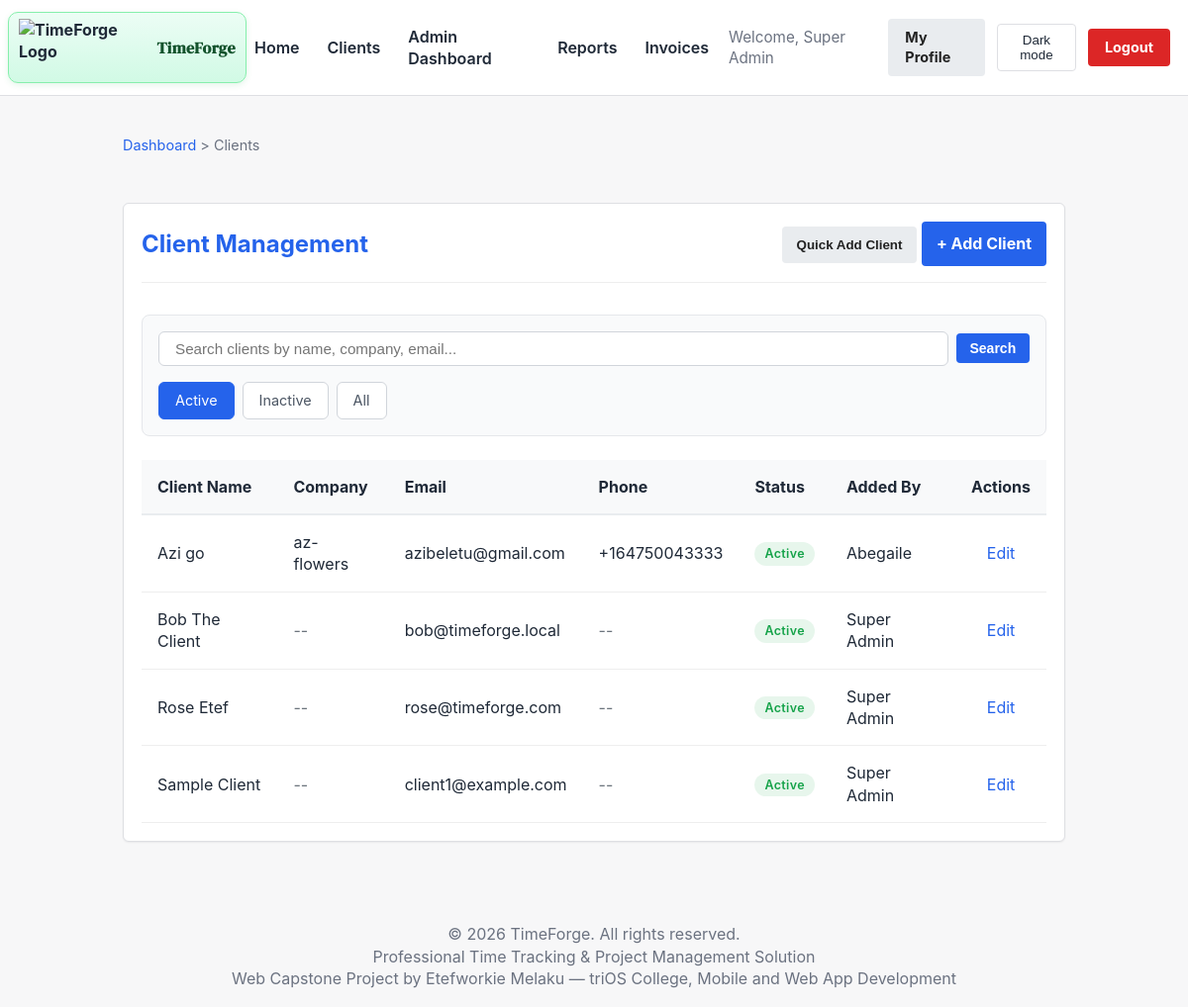
The page /clients.php (signed in) on the database its author committed.
### tables this page shows
CREATE TABLE `clients` (
  `id` int(11) NOT NULL AUTO_INCREMENT,
  `company_id` int(11) DEFAULT NULL,
  `client_name` varchar(100) NOT NULL,
  `company_name` varchar(100) DEFAULT NULL,
  `email` varchar(100) NOT NULL,
  `phone` varchar(20) DEFAULT NULL,
  `address` text DEFAULT NULL,
  `user_id` int(11) DEFAULT NULL,
  `created_by` int(11) NOT NULL,
  `created_at` timestamp NOT NULL DEFAULT current_timestamp(),
  `updated_at` timestamp NOT NULL DEFAULT current_timestamp() ON UPDATE current_timestamp(),
  `is_active` tinyint(1) DEFAULT 1,
  PRIMARY KEY (`id`),
  UNIQUE KEY `email` (`email`),
  KEY `user_id` (`user_id`),
  KEY `created_by` (`created_by`),
  KEY `is_active` (`is_active`),
  KEY `clients_company_id` (`company_id`),
  CONSTRAINT `clients_fk_company` FOREIGN KEY (`company_id`) REFERENCES `companies` (`id`) ON DELETE CASCADE,
  CONSTRAINT `clients_ibfk_1` FOREIGN KEY (`user_id`) REFERENCES `users` (`id`) ON DELETE SET NULL,
  CONSTRAINT `clients_ibfk_2` FOREIGN KEY (`created_by`) REFERENCES `users` (`id`) ON DELETE CASCADE
);

CREATE TABLE `users` (
  `id` int(11) NOT NULL AUTO_INCREMENT,
  `company_id` int(11) DEFAULT NULL,
  `username` varchar(50) NOT NULL,
  `email` varchar(100) NOT NULL,
  `password` varchar(255) NOT NULL,
  `role` enum('admin','freelancer','client') NOT NULL DEFAULT 'freelancer',
  `full_name` varchar(100) NOT NULL,
  `company_name` varchar(150) DEFAULT NULL,
  `business_tagline` varchar(200) DEFAULT NULL,
  `company_logo` varchar(255) DEFAULT NULL,
  `is_active` tinyint(1) DEFAULT 1,
  `last_login` datetime DEFAULT NULL,
  `last_active_at` datetime DEFAULT NULL,
  `current_project_id` int(11) DEFAULT NULL,
  `password_reset_token` varchar(255) DEFAULT NULL,
  `password_reset_expires` datetime DEFAULT NULL,
  `created_at` timestamp NOT NULL DEFAULT current_timestamp(),
  `updated_at` timestamp NOT NULL DEFAULT current_timestamp() ON UPDATE current_timestamp(),
  PRIMARY KEY (`id`),
  UNIQUE KEY `username` (`username`),
  UNIQUE KEY `email` (`email`),
  KEY `users_fk_current_project` (`current_project_id`),
  KEY `company_id` (`company_id`),
  CONSTRAINT `users_fk_company` FOREIGN KEY (`company_id`) REFERENCES `companies` (`id`) ON DELETE SET NULL,
  CONSTRAINT `users_fk_current_project` FOREIGN KEY (`current_project_id`) REFERENCES `projects` (`id`) ON DELETE SET NULL
);

### clients.php (the view, shortened to what this page needs)
<?php
require_once __DIR__ . '/db.php';
$user_role = $_SESSION['role'];
$status_filter = $_GET['status'] ?? 'active';
$search_query_raw = $_GET['search'] ?? '';
$search_query = is_string($search_query_raw) ? trim($search_query_raw) : '';
$sql = "SELECT c.*, u.full_name as user_name, creator.full_name as created_by_name
        FROM clients c
        LEFT JOIN users u ON c.user_id = u.id
        LEFT JOIN users creator ON c.created_by = creator.id
        WHERE 1=1";
$params = [];
if ($status_filter === 'active') {
    $sql .= " AND c.is_active = 1";
} elseif ($status_filter === 'inactive') {
    $sql .= " AND c.is_active = 0";
}
if ($user_role === 'client') {
    $sql .= " AND c.user_id = :user_id";
    $params[':user_id'] = $_SESSION['user_id'];
} else {
    $sql .= " AND c.company_id = :company_id";
    $params[':company_id'] = $_SESSION['company_id'];
}
$sql .= " ORDER BY c.client_name ASC";
$clients = [];
try {
    $stmt = $pdo->prepare($sql);
    $stmt->execute($params);
    $clients = $stmt->fetchAll();
} catch (PDOException $e) {
    error_log('clients.php query error: ' . $e->getMessage());
    setFlash('error', 'Unable to load clients right now. Please try again.');
}
?>
<!DOCTYPE html>
<html lang="en">
<head>
    <link rel="stylesheet" href="css/style.css">
</head>
<body>
    <?php include_once __DIR__ . '/includes/header_partial.php'; ?>
    <main class="container">
        <div class="breadcrumb">
            <a href="index.php">Dashboard</a> &gt;
            <span>Clients</span>
        </div>
        <div class="card dashboard-card">
            <div class="dashboard-header">
                <h2>Client Management</h2>
                <?php if ($user_role === 'admin' || $user_role === 'freelancer'): ?>
                    <div class="dashboard-actions">
                        <button type="button" class="btn btn-secondary" data-modal-target="quickAddClientModal">Quick Add Client</button>
                        <a href="add_client.php" class="btn btn-primary">+ Add Client</a>
                    </div>
                <?php endif; ?>
            </div>
            <div class="filter-section">
                <form method="get" action="clients.php" class="filter-form">
                    <div class="search-box">
                        <input type="text"
                               name="search"
                               placeholder="Search clients by name, company, email..."
                               value="<?php echo htmlspecialchars($search_query); ?>"
                               class="search-input">
                        <button type="submit" class="btn btn-primary btn-sm">Search</button>
                    </div>
                    <div class="filter-tabs">
                        <a href="?status=active<?php echo $search_query ? '&search=' . urlencode($search_query) : ''; ?>"
                           class="filter-tab <?php echo $status_filter === 'active' ? 'active' : ''; ?>">
                            Active
                        </a>
                        <a href="?status=inactive<?php echo $search_query ? '&search=' . urlencode($search_query) : ''; ?>"
                           class="filter-tab <?php echo $status_filter === 'inactive' ? 'active' : ''; ?>">
                            Inactive
                        </a>
                        <a href="?status=all<?php echo $search_query ? '&search=' . urlencode($search_query) : ''; ?>"
                           class="filter-tab <?php echo $status_filter === 'all' ? 'active' : ''; ?>">
                            All
                        </a>
                    </div>
                </form>
            </div>
            <div class="table-responsive">
                <table class="project-table">
                    <thead>
                        <tr>
                            <th>Client Name</th>
                            <th>Company</th>
                            <th>Email</th>
                            <th>Phone</th>
                            <th>Status</th>
                            <th>Added By</th>
                            <th class="text-center">Actions</th>
                        </tr>
                    </thead>
                    <tbody>
                        <?php if (!empty($clients)): ?>
                            <?php foreach ($clients as $client): ?>
                            <tr>
                                <td class="client-name">
                                    <?php echo htmlspecialchars($client['client_name']); ?>
                                </td>
                                <td><?php echo $client['company_name'] ? htmlspecialchars($client['company_name']) : '<span class="placeholder-text">--</span>'; ?></td>
                                <td><?php echo htmlspecialchars($client['email']); ?></td>
                                <td><?php echo $client['phone'] ? htmlspecialchars($client['phone']) : '<span class="placeholder-text">--</span>'; ?></td>
                                <td>
                                    <span class="status-badge status-<?php echo $client['is_active'] ? 'active' : 'inactive'; ?>">
                                        <?php echo $client['is_active'] ? 'Active' : 'Inactive'; ?>
                                    </span>
                                </td>
                                <td><?php echo htmlspecialchars($client['created_by_name'] ?? 'Unknown'); ?></td>
                                <td class="text-center">
                                    <?php if ($user_role === 'admin' || $user_role === 'freelancer'): ?>
                                        <a href="edit_client.php?id=<?php echo $client['id']; ?>"
                                           class="action-btn-edit">Edit</a>
                                    <?php else: ?>
                                        <span class="placeholder-text">--</span>
                                    <?php endif; ?>
                                </td>
                            </tr>
                            <?php endforeach; ?>
                        <?php endif; ?>
                    </tbody>
                </table>
            </div>
        </div>
    </main>
    <?php include_once __DIR__ . '/includes/footer_partial.php'; ?>
</body>
</html>

### css/style.css (style rules this page uses)
* { margin: 0; padding: 0; box-sizing: border-box; }
html, body { height: 100%; }
body { font-family: -apple-system, BlinkMacSystemFont, "Segoe UI", Roboto, Arial, sans-serif; background: #f7f7f8; color: #1f2937; line-height: 1.4; transition: background-color 0.3s ease, color 0.3s ease; }
a { color: #2563eb; text-decoration: none; }
.container { max-width: 1000px; margin: 0 auto; padding: 24px; }
.card { background: #ffffff; border: 1px solid #dedfe3; border-radius: 6px; padding: 18px; box-shadow: 0 1px 2px rgba(0, 0, 0, 0.06); }
.card h1, .card h2, .card h3 { margin-bottom: 12px; }
.btn { display: inline-block; padding: 10px 14px; border-radius: 4px; border: 1px solid transparent; font-weight: 700; cursor: pointer; }
.btn-primary { background: #2563eb; color: #fff; }
.dashboard-card { margin-top: 2rem; }
.dashboard-header { display: flex; justify-content: space-between; align-items: center; margin-bottom: 2rem; border-bottom: 1px solid #eee; padding-bottom: 1rem; }
.dashboard-header h2 { color: var(--color-accent, #2563eb); margin: 0; }
.table-responsive { overflow-x: auto; }
.project-table { width: 100%; border-collapse: collapse; }
.project-table thead tr { background-color: #f8f9fa; text-align: left; }
.project-table th { padding: 1rem; border-bottom: 2px solid #e9ecef; }
.project-table td { padding: 1rem; border-bottom: 1px solid #eee; }
.placeholder-text { color: #6c757d; }
.text-center { text-align: center; }
.btn-secondary { background: #e9ecef; color: #222; }
.breadcrumb { padding: 1rem 0; margin-bottom: 1rem; font-size: 0.9rem; color: #6b7280; }
.breadcrumb a { color: #2563eb; text-decoration: none; transition: color 0.2s; }
.filter-section { margin-bottom: 1.5rem; padding: 1rem; background: #f9fafb; border-radius: 8px; border: 1px solid #e5e7eb; }
.filter-form { display: flex; flex-direction: column; gap: 1rem; }
.search-box { display: flex; gap: 0.5rem; align-items: center; flex-wrap: wrap; }
.search-input { flex: 1; min-width: 250px; padding: 0.5rem 1rem; border: 1px solid #d1d5db; border-radius: 6px; font-size: 0.95rem; }
.filter-tabs { display: flex; gap: 0.5rem; flex-wrap: wrap; }
.filter-tab { padding: 0.5rem 1rem; border: 1px solid #d1d5db; border-radius: 6px; background: white; color: #4b5563; text-decoration: none; transition: all 0.2s; font-size: 0.9rem; }
.filter-tab.active { background: #2563eb; color: white; border-color: #2563eb; }
.btn-sm { padding: 0.4rem 0.8rem; font-size: 0.875rem; }
.status-badge { display: inline-block; padding: 3px 10px; border-radius: 20px; font-size: 0.78rem; font-weight: 600; letter-spacing: 0.03em; white-space: nowrap; }
.status-active { background-color: rgba(22, 163, 74, 0.1); color: #16a34a; }

### css/time_tracker.css (style rules this page uses)
:root { --tf-timer-bg: #1e1e2d; --tf-timer-text: #ffffff; --tf-timer-accent: #00d2b5; --tf-timer-danger: #ff5b5b; --tf-timer-idle: #f39c12; }

### rows shown on the page
clients: client_name "Azi go", company_name "az-flowers", email "azibeletu@gmail.com", phone "+164750043333", is_active "Active", created_by.full_name "Abegaile"
clients: client_name "Bob The Client", email "bob@timeforge.local", is_active "Active", created_by.full_name "Super Admin"
clients: client_name "Rose Etef", email "rose@timeforge.com", is_active "Active", created_by.full_name "Super Admin"
clients: client_name "Sample Client", email "client1@example.com", is_active "Active", created_by.full_name "Super Admin"

### other values the page prints
$current_user['full_name'] "Super Admin"
